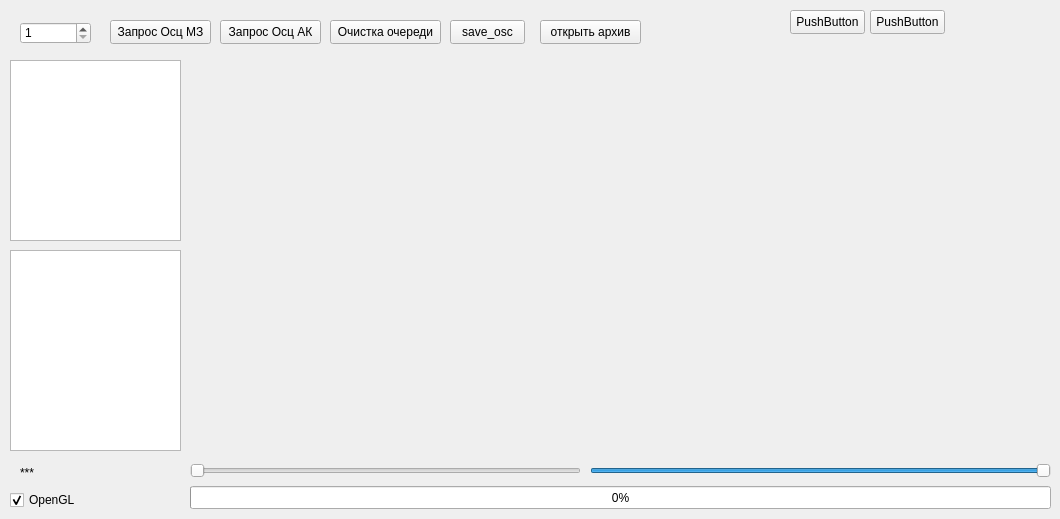
    <widget class="QWidget" name="tab_7">
     <attribute name="title">
      <string>Осциллограммы</string>
     </attribute>
     <widget class="QPushButton" name="GetOscpushButton">
      <property name="geometry">
       <rect>
        <x>110</x>
        <y>20</y>
        <width>101</width>
        <height>24</height>
       </rect>
      </property>
      <property name="text">
       <string>Запрос Осц МЗ</string>
      </property>
     </widget>
     <widget class="QSpinBox" name="NumOscspinBox">
      <property name="geometry">
       <rect>
        <x>20</x>
        <y>22</y>
        <width>71</width>
        <height>22</height>
       </rect>
      </property>
      <property name="minimum">
       <number>1</number>
      </property>
      <property name="maximum">
       <number>10</number>
      </property>
     </widget>
     <widget class="QListWidget" name="OsclistWidget">
      <property name="geometry">
       <rect>
        <x>10</x>
        <y>60</y>
        <width>171</width>
        <height>181</height>
       </rect>
      </property>
     </widget>
     <widget class="QWidget" name="horizontalLayoutWidget_5">
      <property name="geometry">
       <rect>
        <x>190</x>
        <y>60</y>
        <width>861</width>
        <height>391</height>
       </rect>
      </property>
      <layout class="QHBoxLayout" name="horizontalLayout_5"/>
     </widget>
     <widget class="QProgressBar" name="OSCprogressBar">
      <property name="geometry">
       <rect>
        <x>190</x>
        <y>486</y>
        <width>861</width>
        <height>23</height>
       </rect>
      </property>
      <property name="maximum">
       <number>22520</number>
      </property>
      <property name="value">
       <number>0</number>
      </property>
     </widget>
     <widget class="QSlider" name="OSC_MINhorizontalSlider">
      <property name="geometry">
       <rect>
        <x>190</x>
        <y>460</y>
        <width>391</width>
        <height>22</height>
       </rect>
      </property>
      <property name="maximum">
       <number>12000</number>
      </property>
      <property name="orientation">
       <enum>Qt::Orientation::Horizontal</enum>
      </property>
     </widget>
     <widget class="QSlider" name="OSC_MAXhorizontalSlider">
      <property name="geometry">
       <rect>
        <x>590</x>
        <y>460</y>
        <width>461</width>
        <height>22</height>
       </rect>
      </property>
      <property name="minimum">
       <number>12000</number>
      </property>
      <property name="maximum">
       <number>22527</number>
      </property>
      <property name="value">
       <number>22527</number>
      </property>
      <property name="orientation">
       <enum>Qt::Orientation::Horizontal</enum>
      </property>
     </widget>
     <widget class="QPushButton" name="pushButton_12">
      <property name="geometry">
       <rect>
        <x>790</x>
        <y>10</y>
        <width>75</width>
        <height>24</height>
       </rect>
      </property>
      <property name="text">
       <string>PushButton</string>
      </property>
     </widget>
     <widget class="QPushButton" name="pushButton_13">
      <property name="geometry">
       <rect>
        <x>330</x>
        <y>20</y>
        <width>111</width>
        <height>24</height>
       </rect>
      </property>
      <property name="text">
       <string>Очистка очереди</string>
      </property>
     </widget>
     <widget class="QLabel" name="OSC_DrawProgrlabel">
      <property name="geometry">
       <rect>
        <x>20</x>
        <y>465</y>
        <width>151</width>
        <height>16</height>
       </rect>
      </property>
      <property name="text">
       <string>***</string>
      </property>
     </widget>
     <widget class="QPushButton" name="pushButton_14">
      <property name="geometry">
       <rect>
        <x>220</x>
        <y>20</y>
        <width>101</width>
        <height>24</height>
       </rect>
      </property>
      <property name="text">
       <string>Запрос Осц АК</string>
      </property>
     </widget>
     <widget class="QPushButton" name="StopOSCpushButton">
      <property name="geometry">
       <rect>
        <x>870</x>
        <y>10</y>
        <width>75</width>
        <height>24</height>
       </rect>
      </property>
      <property name="text">
       <string>PushButton</string>
      </property>
     </widget>
     <widget class="QListWidget" name="OMPlistWidget">
      <property name="geometry">
       <rect>
        <x>10</x>
        <y>250</y>
        <width>171</width>
        <height>201</height>
       </rect>
      </property>
     </widget>
     <widget class="QCheckBox" name="OpenGlcheckBox">
      <property name="geometry">
       <rect>
        <x>10</x>
        <y>490</y>
        <width>76</width>
        <height>20</height>
       </rect>
      </property>
      <property name="text">
       <string>OpenGL</string>
      </property>
      <property name="checked">
       <bool>true</bool>
      </property>
     </widget>
     <widget class="QPushButton" name="pushButton_16">
      <property name="geometry">
       <rect>
        <x>450</x>
        <y>20</y>
        <width>75</width>
        <height>24</height>
       </rect>
      </property>
      <property name="text">
       <string>save_osc</string>
      </property>
     </widget>
     <widget class="QPushButton" name="pushButton_17">
      <property name="geometry">
       <rect>
        <x>540</x>
        <y>20</y>
        <width>101</width>
        <height>24</height>
       </rect>
      </property>
      <property name="text">
       <string>открыть архив</string>
      </property>
     </widget>
    </widget>
